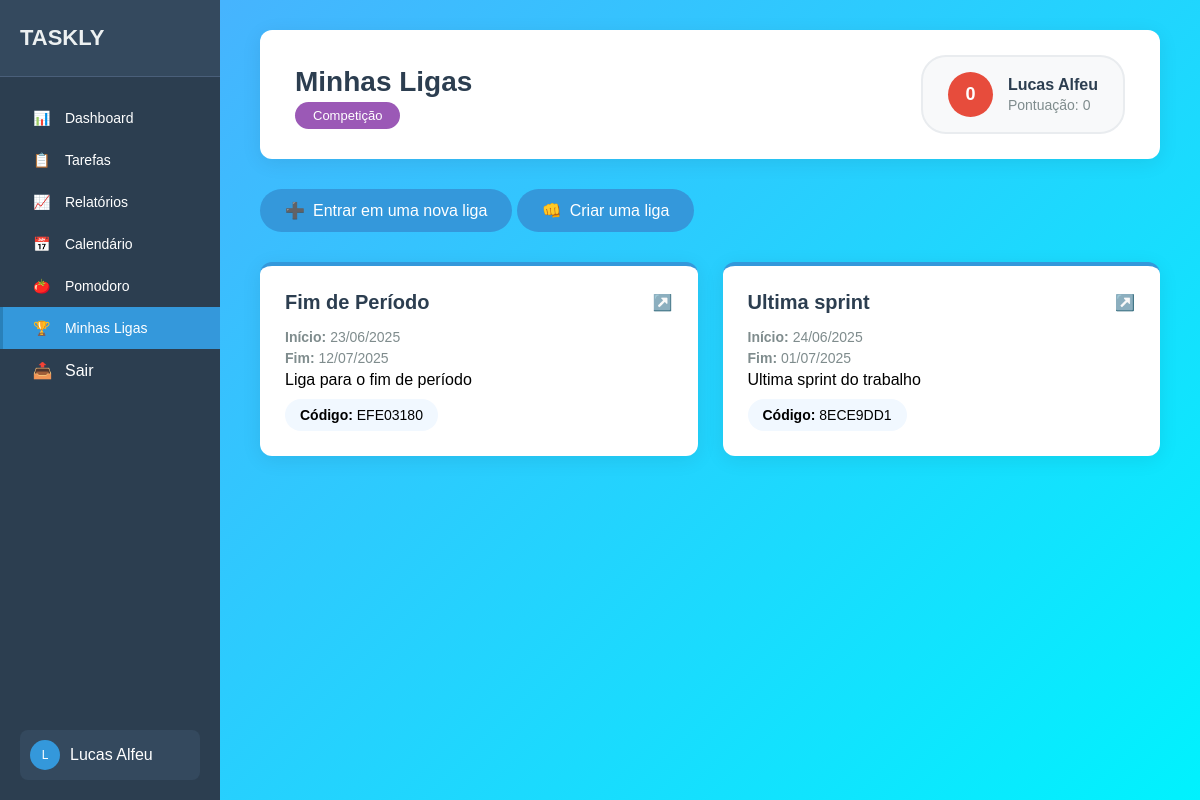
/criar-liga/ligas/ (signed in), run on an earlier commit of the app's database.
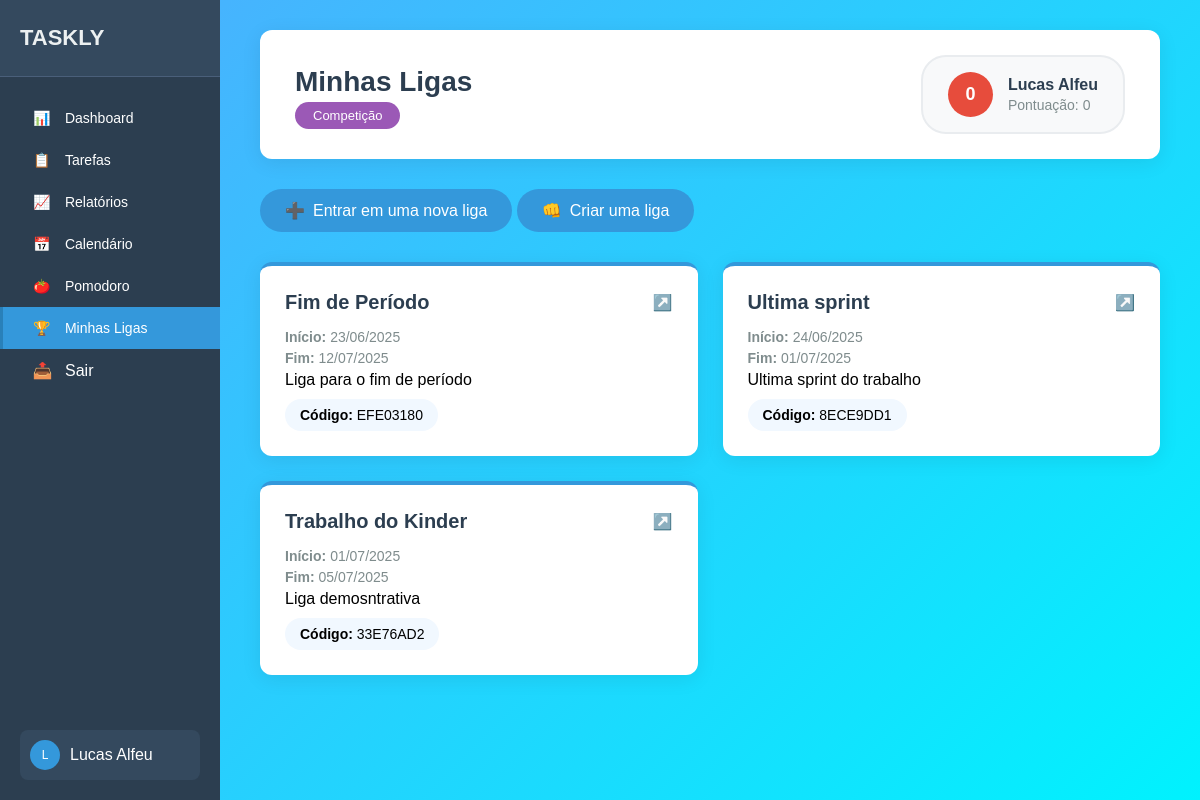
And on a later commit of the database.
### leaderboard/models.py (models this page shows, shortened)
class Liga(models.Model):
    nome = models.CharField(max_length=100)
    descricao = models.TextField(blank=True)
    data_inicio = models.DateField(null=True, blank=True)
    data_fim = models.DateField(null=True, blank=True)
    codigo_convite = models.CharField(
        max_length=20,
        unique=True,
        default=gerar_codigo_convite,
        help_text="Código para ingresso na liga.",
    )
    competidores = models.ManyToManyField(
        Competidor,
        through="Participacao",
        related_name="ligas",
    )
    class Meta:
        verbose_name = "liga"
        verbose_name_plural = "ligas"

### leaderboard/views.py (the view)
# urls.py: path('criar-liga/ligas/', views.minhas_ligas, name='minhas_ligas'),
@login_required
def minhas_ligas(request):
    try:
        competidor = request.user.competidor
        ligas = competidor.ligas.all()  # relacionamento ManyToMany
    except Competidor.DoesNotExist:
        ligas = []
    return render(request, 'minhas_ligas.html', {'ligas': ligas})

### tasks/novos_context.py (called while the page is built)
def lista_tarefas_do_dia(request):
    today = timezone.now()
    lista_tarefas = Task.objects.all().filter(
        completo=False,
        data_vencimento=today
    )
    total_tarefas = lista_tarefas.count()
    return {"lista_tarefas_do_dia_geral": lista_tarefas, "total_tarefas_do_dia_geral": total_tarefas}

def lista_tarefas_afazer(request):
    now = timezone.now()
    lista_tarefas = Task.objects.all().filter(
        completo=False,
        data_vencimento__gte=now
    )
    total_tarefas = lista_tarefas.count()
    return {"lista_tarefas_afazer_geral": lista_tarefas, "total_tarefas_afazer_geral": total_tarefas}

def lista_tarefas_concluidas(request):
    lista_tarefas = Task.objects.all().filter(
        completo=True,
    )
    total_tarefas = lista_tarefas.count()
    return {"lista_tarefas_concluidas_geral": lista_tarefas, "total_tarefas_concluidas_geral": total_tarefas}

### leaderboard/migrations/templates/minhas_ligas.html (shortened to what the changed rows need)
<!DOCTYPE html>
<html lang="pt-br">
<head>
</head>
<body>
    <div class="sidebar">
        <div class="sidebar-header">
            <a href="{% url 'leaderboard:homepage' %}" style="text-decoration: none"><h2>TASKLY</h2></a>
        </div>
        </div>
    <div class="main-content">
        <div class="page-header">
            <div class="header-left">
                <h1>Minhas Ligas</h1>
            </div>
        </div>
        <div class="league-grid">
            {% if ligas %}
                {% for liga in ligas %}
                <div class="league-card">
                    <div class="league-header">
                        <h3 class="league-title">{{ liga.nome }}</h3>
                        <a href="{% url 'leaderboard:detalhe_liga' liga.id %}" style="text-decoration: none; color: #3498db;">↗️</a>
                    </div>
                    <div class="league-meta">
                        <strong>Início:</strong> {{ liga.data_inicio|date:"d/m/Y" }}
                    </div>
                    <div class="league-meta">
                        <strong>Fim:</strong> {{ liga.data_fim|date:"d/m/Y" }}
                    </div>
                    <p>{{ liga.descricao|default:"Sem descrição." }}</p>
                    <div class="league-code">
                        <strong>Código:</strong> {{ liga.codigo_convite }}
                    </div>
                </div>
                {% endfor %}
            {% else %}
                <div style="grid-column: 1 / -1; text-align: center; padding: 40px;">
                    <h3 style="color: #7f8c8d; margin-bottom: 20px;">Você ainda não participa de nenhuma liga</h3>
                    <p>Use o código de convite para entrar em uma liga ou crie a sua própria</p>
                </div>
            {% endif %}
        </div>
    </div>
</body>
</html>

What changed in the data, as far as the page shows it:
added Liga: nome "Trabalho do Kinder", data_inicio "01/07/2025", data_fim "05/07/2025", descricao "Liga demosntrativa", codigo_convite "33E76AD2"
